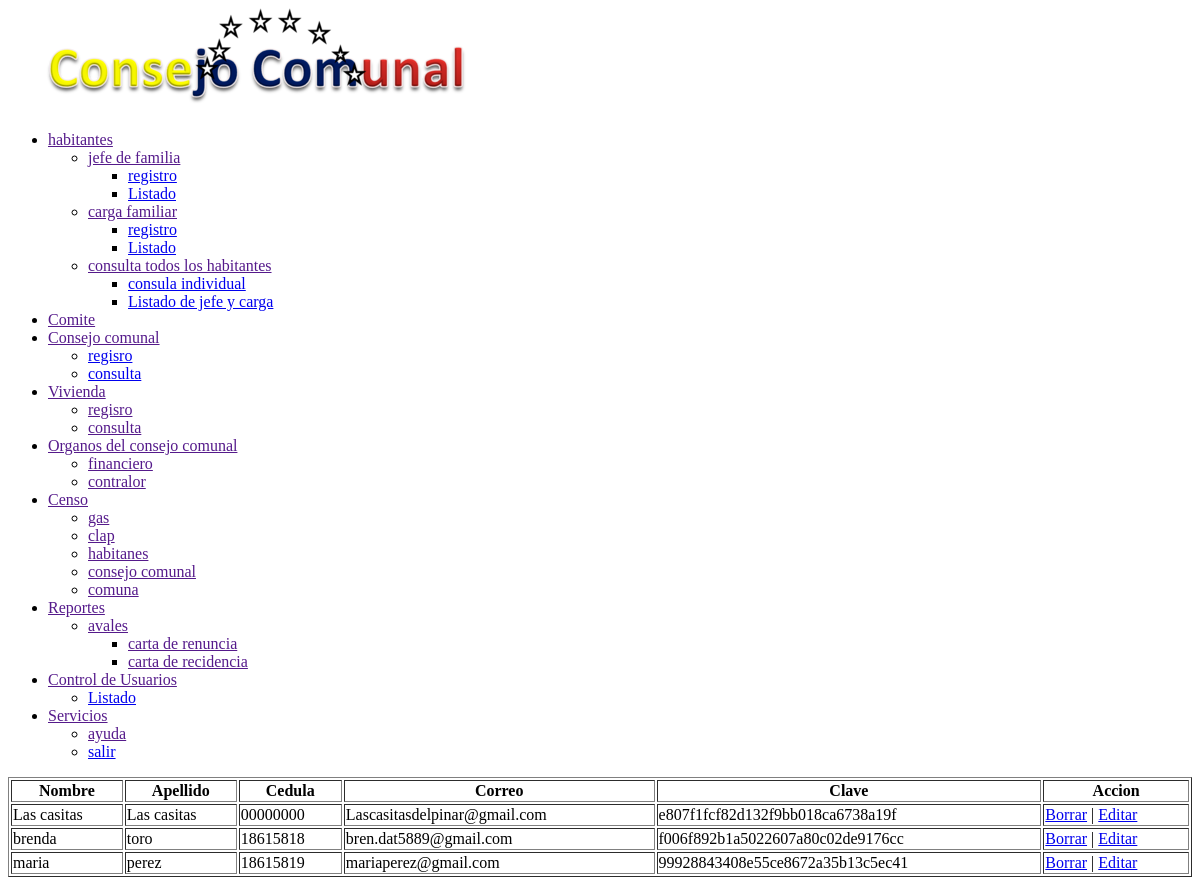
Page /panel/lista_usuarios.php (signed in) on the committed database.
### tables this page shows
CREATE TABLE `usuarios` (
  `id_usuario` bigint(10) NOT NULL,
  `nombre` varchar(100) NOT NULL DEFAULT '',
  `apellido` varchar(100) NOT NULL DEFAULT '',
  `ci` varchar(100) NOT NULL,
  `correo` varchar(100) NOT NULL,
  `clave` varchar(200) NOT NULL,
  `id_rol` bigint(10) NOT NULL
);

### panel/lista_usuarios.php (the view)
<?php
    include('menu.php');
    include('../conexion/cone.php');
    $sql = "SELECT * FROM usuarios";
    $result = $conexion->query($sql);
?>
<table border="1" width="100%">
    <tr>
        <th>Nombre</th>
        <th>Apellido</th>
        <th>Cedula</th>
        <th>Correo</th>
        <th>Clave</th>
        <th>Accion</th>
    </tr>
    <?php while ($row = $result->fetch_assoc())  { $data[] = $row; ?>
            <tr>
                <td><?php echo $row['nombre']; ?></td>
                <td><?php echo $row['apellido']; ?></td>
                <td><?php echo $row['ci']; ?></td>
                <td><?php echo $row['correo']; ?></td>
                <td><?php echo $row['clave']; ?></td>
                <td><a href="eliminar_usuarios.php?id=<?php echo $row['id_usuario']?>">Borrar</a>
                    | <a href="editar_usuarios.php?id=<?php echo $row['id_usuario']?>">Editar</a>
                </td>
            </tr>
    <?php } ?>
</table>

### panel/menu.php (shortened to what this page needs)
<!DOCTYPE html>
<html lang="es">
<head>
    <link rel="stylesheet" href="../css/estilos.css">
</head>
<body>
<img src="../img/Consejo Comunal_4 (1).png" alai alt="">
    <header>
        <nav class="menu">
            <ul>
                <li><a href="">habitantes</a>
                    <ul class="submenu">
                        <li><a href="">jefe de familia</a>
                            <ul class="sub submenu">
                                <li><a href="registro_jefe_de_familia.php">registro</a></li>
                                <li><a href="consulta_jefe_de_familia.php">Listado</a></li>
                            </ul>
                            <li><a href="">carga familiar</a>
                              <ul class="sub submenu">
                                <li><a href="registro_carga_familiar.php">registro</a></li>
                                <li><a href="consulta_carga_familiar.php">Listado</a></li>
                              </ul>
                            </li>
                            <li><a href="">consulta todos los habitantes</a>
                              <ul class="sub submenu">
                                <li><a href="consulta_individual_formulario.php">consula individual</a></li>
                                <li><a href="consulta_habitantes.php">Listado de jefe y carga</a></li>
                              </ul>
                            </li>
                        </li>
                    </ul>
                </li>
                <li><a href="">Comite</a>
                </li>
                <li><a href="">Consejo comunal</a>
                    <ul class="submenu">
                        <li><a href="registro_consejo_comunales.php">regisro</a></li>
                        <li><a href="consulta_concejos_comunales.php">consulta</a></li>
                    </ul>
                </li>
                <li><a href="">Vivienda</a>
                    <ul class="submenu">
                        <li><a href="">regisro</a></li>
                        <li><a href="">consulta</a></li>
                    </ul>
                </li>
                <li><a href="">Organos del consejo comunal</a>
                    <ul class="submenu">
                        <li><a href="">financiero</a></li>
                        <li><a href="">contralor</a></li>
                    </ul>
                </li>
                <li><a href="">Censo</a>
                    <ul class="submenu">
                        <li><a href="">gas</a></li>
                        <li><a href="">clap</a></li>
                        <li><a href="">habitanes</a></li>
                        <li><a href="">consejo comunal</a></li>
                        <li><a href="">comuna</a></li>
                    </ul>
                </li>
                <li><a href="">Reportes</a>
                    <ul class="submenu">
                        <li><a href="">avales</a>
                            <ul class="sub submenu">
                                <li><a href="">carta de renuncia</a></li>
                                <li><a href="">carta de recidencia</a></li>
                            </ul>
                        </li>
                    </ul>
                </li>
                <?php if($_SESSION['id_rol'] == '1') { ?>
                    <li><a href="">Control de Usuarios</a>
                        <ul class="submenu">
                            <li><a href="lista_usuarios.php">Listado</a></li>
                        </ul>
                    </li>
                <?php } ?>
                <li><a href="">Servicios</a>
                    <ul class="submenu">
                        <li><a href="">ayuda</a></li>
                        <li><a href="salir.php">salir</a></li>
                    </ul>
                </li>
            </ul>
        </nav>
    </header>
</body>
</html>

### rows in the picture
usuarios: nombre "Las casitas", apellido "Las casitas", ci "00000000", correo "Lascasitasdelpinar@gmail.com", clave "e807f1fcf82d132f9bb018ca6738a19f"
usuarios: nombre "brenda", apellido "toro", ci "18615818", correo "bren.dat5889@gmail.com", clave "f006f892b1a5022607a80c02de9176cc"
usuarios: nombre "maria", apellido "perez", ci "18615819", correo "mariaperez@gmail.com", clave "99928843408e55ce8672a35b13c5ec41"
